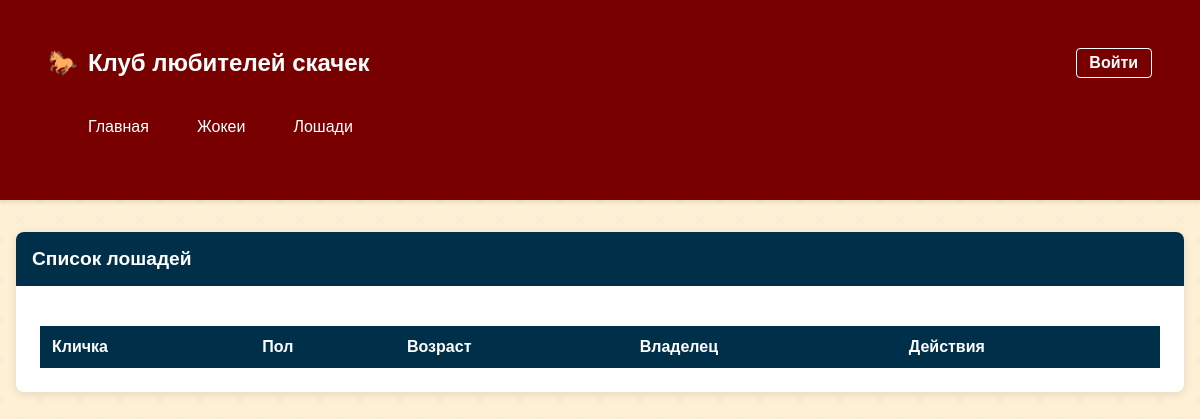
Before: /horses with the older database file.
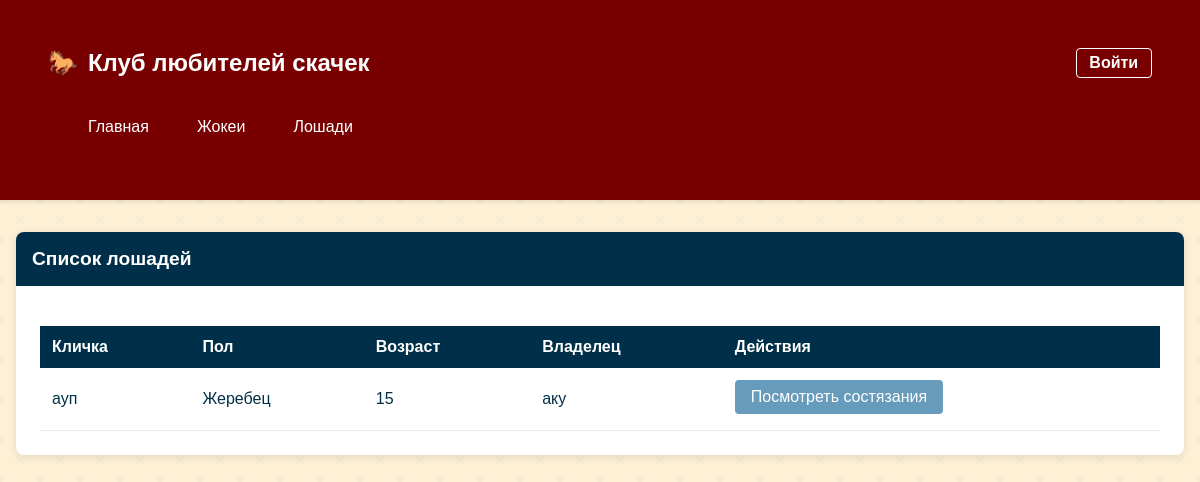
After: the same page with the newer database file.
### horse_racing_app/models.py (models this page shows)
class Horse(db.Model):
    __tablename__ = 'horses'
    id = db.Column(db.Integer, primary_key=True)
    name = db.Column(db.String(100), nullable=False)
    gender = db.Column(db.String(10), nullable=False)
    age = db.Column(db.Integer, nullable=False)
    owner_id = db.Column(db.Integer, db.ForeignKey('owners.id'), nullable=False)
    results = db.relationship('Result', backref='horse', lazy=True)

class Owner(db.Model):
    __tablename__ = 'owners'
    id = db.Column(db.Integer, primary_key=True)
    name = db.Column(db.String(100), nullable=False)
    address = db.Column(db.String(200), nullable=False)
    phone = db.Column(db.String(20), nullable=False)
    horses = db.relationship('Horse', backref='owner', lazy=True)

### horse_racing_app/app.py (the view)
@app.route('/horses')
def horses_list():
    horses = Horse.query.all()
    return render_template('horses_list.html', horses=horses)

### horse_racing_app/templates/horses_list.html (shortened to what this page needs)
{% extends "base.html" %}
{% block content %}
<div class="card">
    <div class="card-header">Список лошадей</div>
    <div class="card-body">
        <table class="table">
            <thead>
                <tr>
                    <th>Кличка</th>
                    <th>Пол</th>
                    <th>Возраст</th>
                    <th>Владелец</th>
                    <th>Действия</th>
                </tr>
            </thead>
            <tbody>
                {% for horse in horses %}
                <tr>
                    <td>{{ horse.name }}</td>
                    <td>{{ 'Жеребец' if horse.gender == 'male' else 'Кобыла' }}</td>
                    <td>{{ horse.age }}</td>
                    <td>{{ horse.owner.name }}</td>
                    <td>
                        <a href="{{ url_for('horse_competitions', horse_id=horse.id) }}" class="btn">
                            Посмотреть состязания
                        </a>
                    </td>
                </tr>
                {% endfor %}
            </tbody>
        </table>
    </div>
</div>
{% endblock %}

Changed rows visible on the page:
added Horse: name "ауп", gender "Жеребец", age "15", owner.name "аку"
